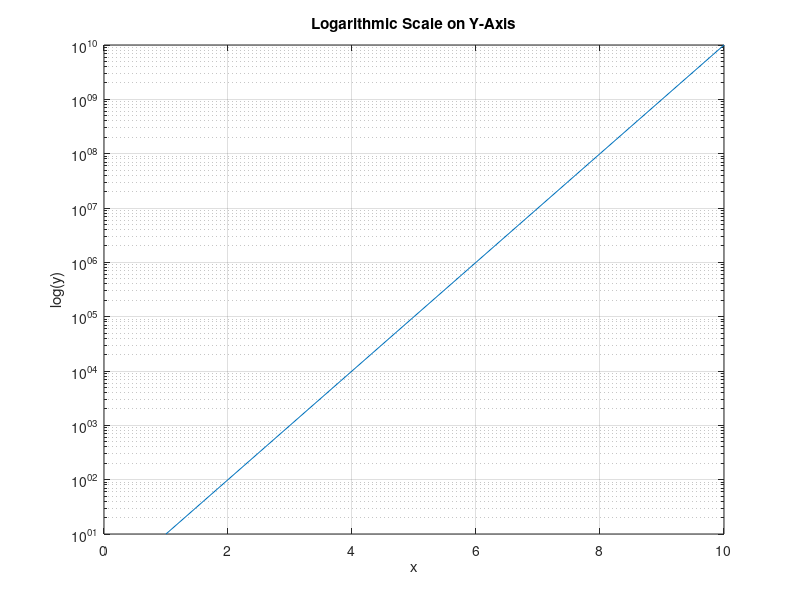

Source code (MATLAB):
x = 1:10;
y = 10.^x;

figure
% Logarithmic plot with log scale on y-axis
semilogy(x, y);
grid on;
xlabel('x');
ylabel('log(y)');
title('Logarithmic Scale on Y-Axis');
